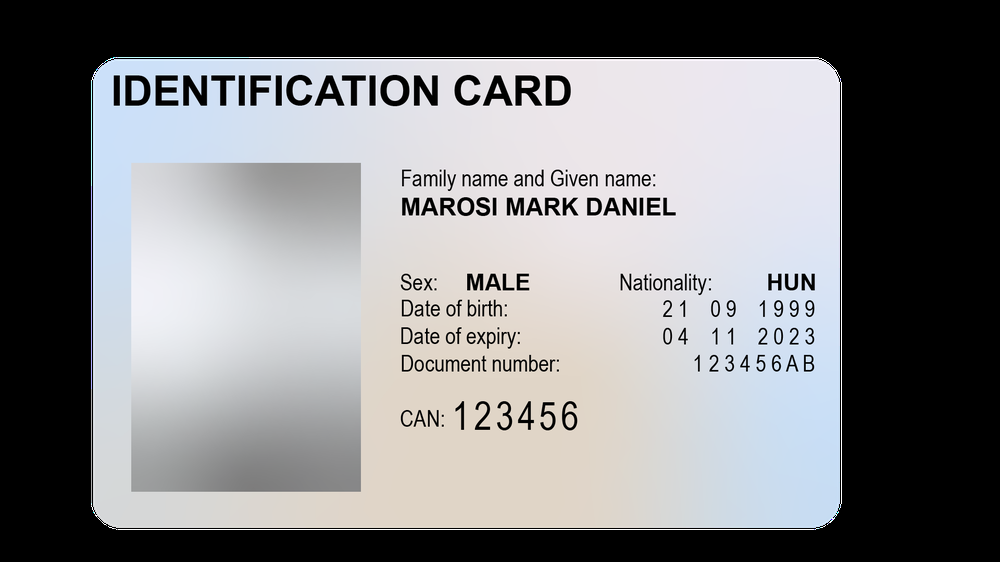
#> input picture id_card_digitalizer/example_id_card.png, 1000 x 562 px, shrunk from 1920 x 1080 before the run
$ python -i ImagePreprocessor.py   (imports and definitions only)
#> lines starting #> are read from the running program, lines starting #| are printed output that depends on the picture; after the words box and inside, x2 and y2 are one past the last pixel; in counts of white or black regions, pixels touching at a corner belong together
import cv2


def preprocess_image(image_path):
#> called with image_path = '../example_id_card.png'
    img = cv2.imread(image_path)
#> img is the input picture: shape (562, 1000, 3); mean B, G, R 131.2, 129.3, 129
    grayscale_img = convert_to_grayscale_image(img)
    de_noised_img = remove_noise(grayscale_img)
    threshold_img = threshold_image(de_noised_img)
    # print("Pre-processed image:")
    # show_image(threshold_img)

    return threshold_img


def convert_to_grayscale_image(image):
    return cv2.cvtColor(image, cv2.COLOR_RGB2GRAY)
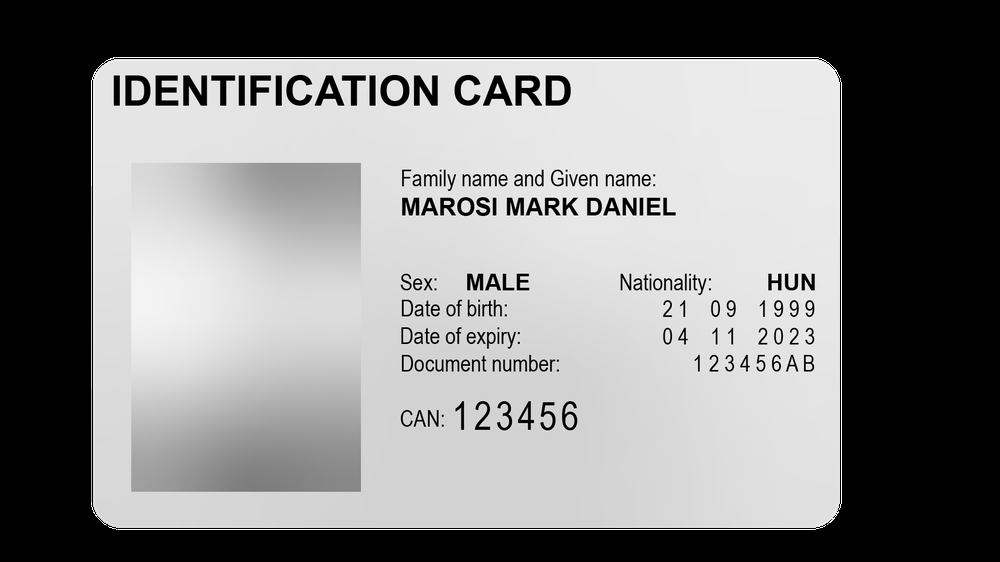
#> returned value: shape (562, 1000); min 0, max 255, mean 129.8


def remove_noise(image):
    return cv2.medianBlur(image, 5)
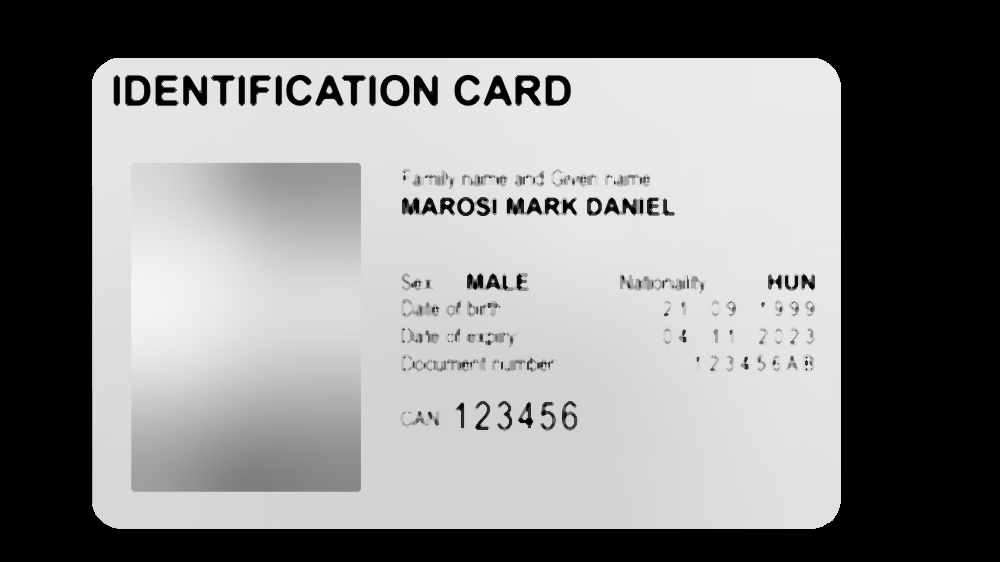
#> returned value: shape (562, 1000); min 0, max 243, mean 130.9


def threshold_image(image):
    return cv2.threshold(image, 0, 255, cv2.THRESH_BINARY)[1]
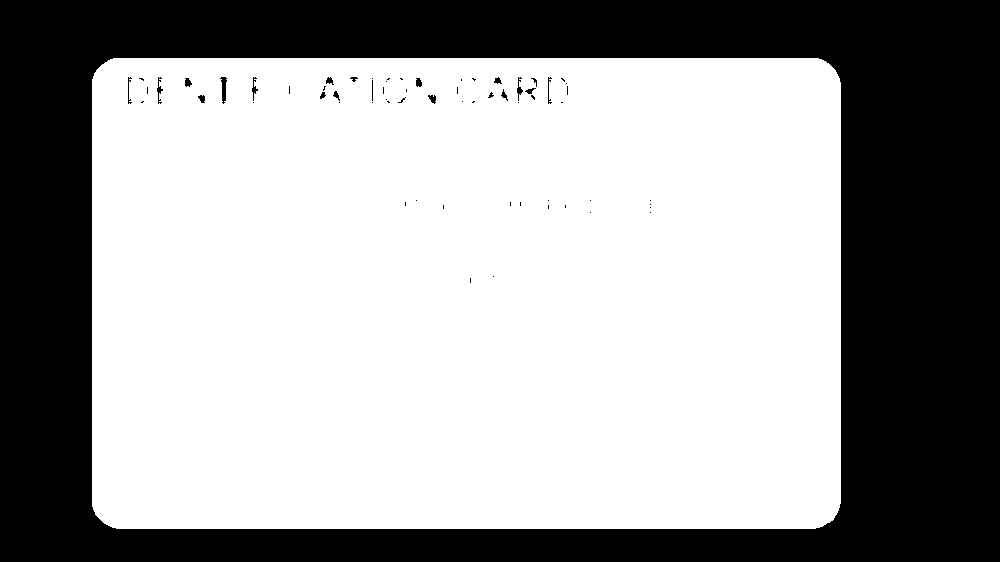
#> returned value: shape (562, 1000); 62.5% white; 65 black regions (46 under 20 px), largest, box (x1, y1, x2, y2) and area: (0, 0, 1000, 562) 209937, (220, 77, 227, 104) 109, (157, 77, 163, 104) 63


def show_image(img):
    cv2.namedWindow("output", cv2.WINDOW_NORMAL)
    cv2.imshow("output", img)
    cv2.waitKey(0)
    cv2.destroyAllWindows()

>>> result = preprocess_image('../example_id_card.png')

$ run again, on id_card_digitalizer/minta_igazolvany.png
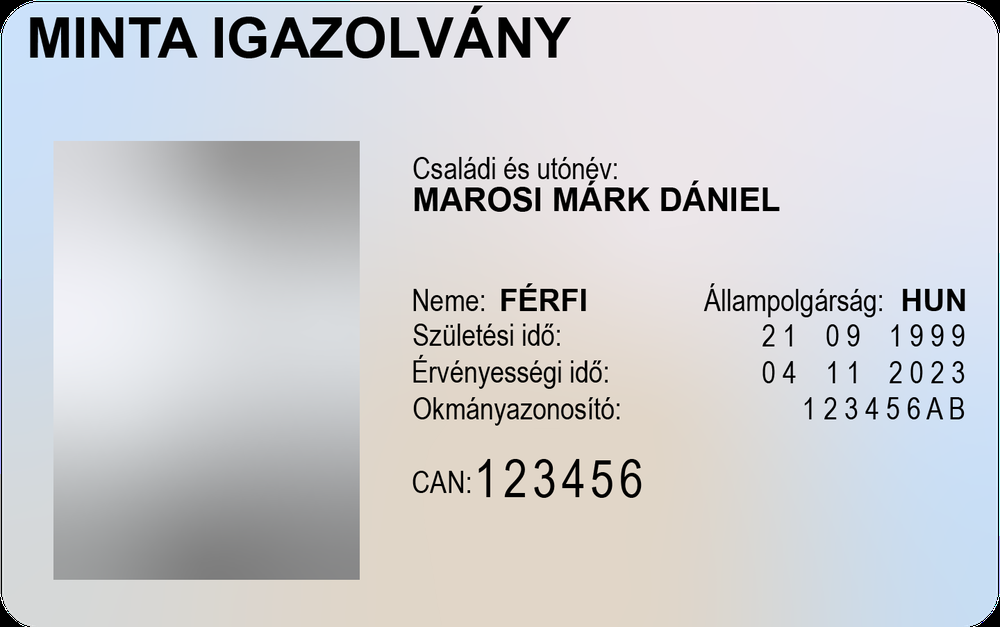
#> input picture id_card_digitalizer/minta_igazolvany.png, 1000 x 627 px, shrunk from 1440 x 903 before the run
#> in preprocess_image, img is the input picture: shape (627, 1000, 3); mean B, G, R 208.5, 205.6, 205
#> in remove_noise, `return cv2.medianBlur(image, 5)`:
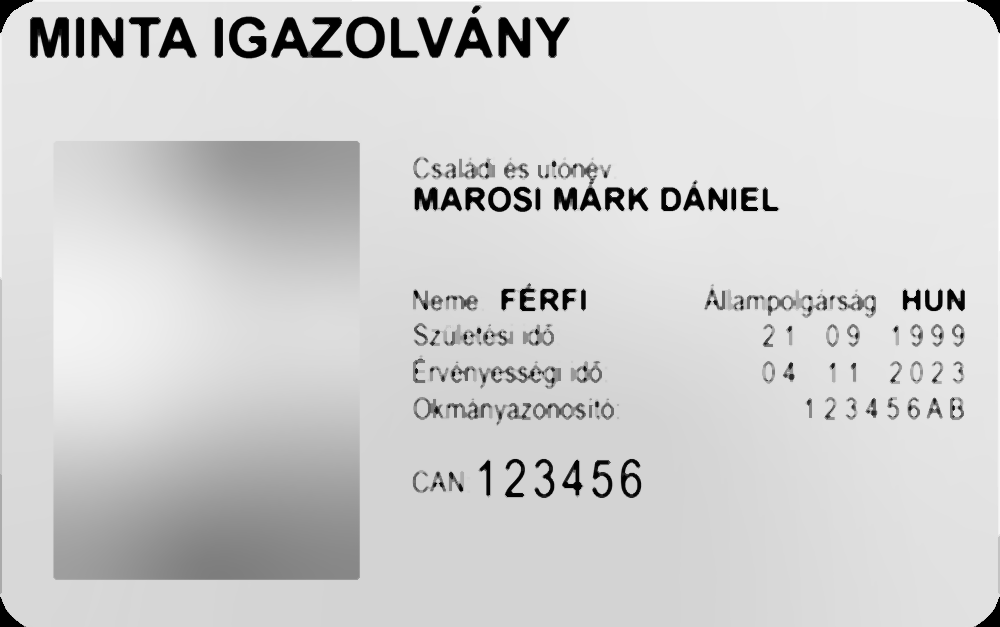
#> returned value: shape (627, 1000); min 0, max 255, mean 208.4
#> in threshold_image, `return cv2.threshold(image, 0, 255, cv2.THRESH_BINARY)[1]`:
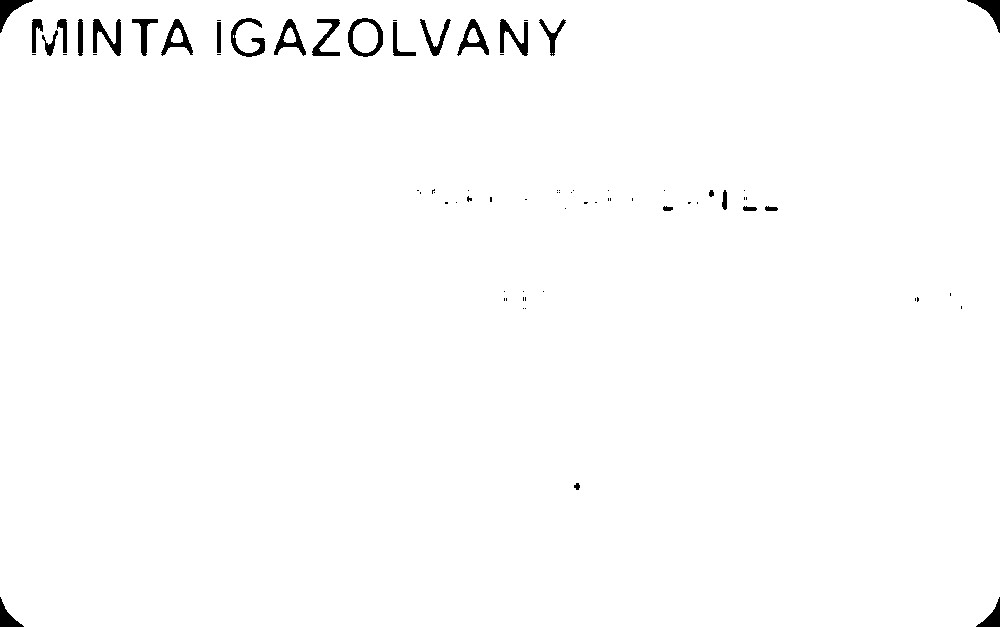
#> returned value: shape (627, 1000); 98.9% white; 77 black regions (50 under 20 px), largest, box (x1, y1, x2, y2) and area: (93, 19, 121, 56) 477, (348, 18, 383, 57) 470, (231, 18, 265, 57) 446
